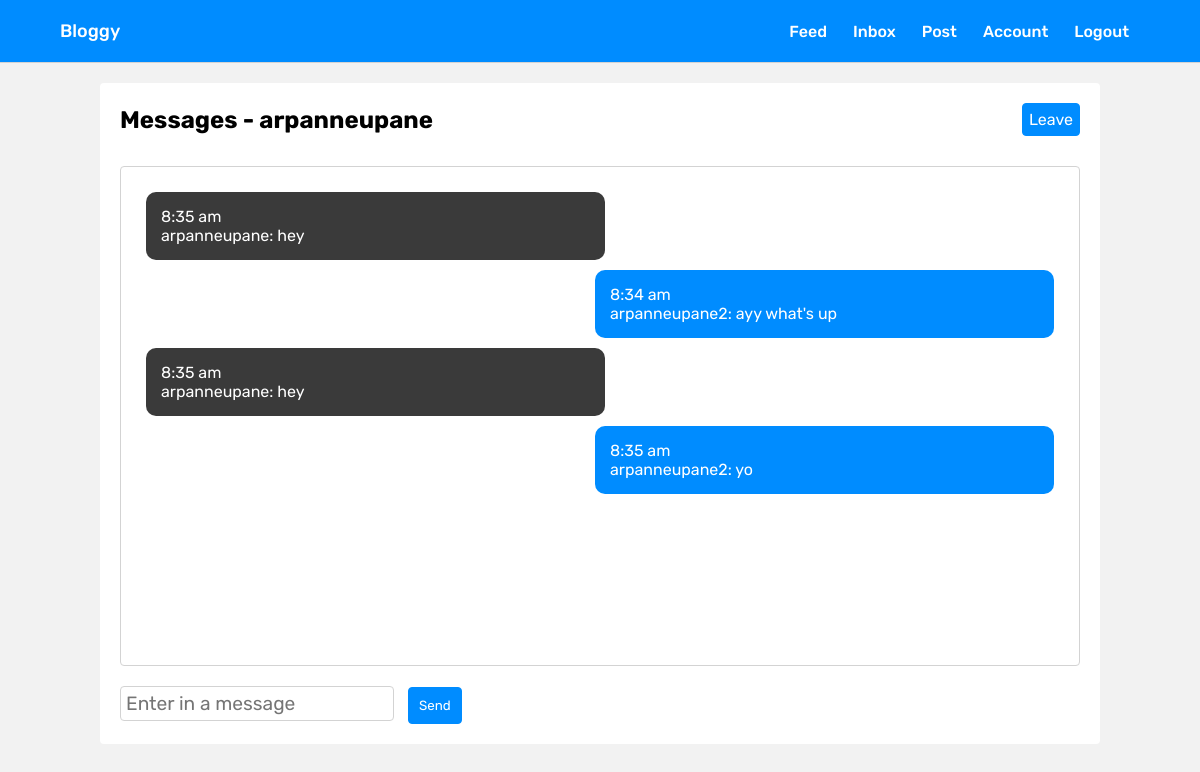
/message/arpanneupane (signed in), run on the app's committed database.
### app/main.py (models this page shows, shortened)
class User(db.Model, UserMixin):
    id = db.Column(db.Integer, primary_key=True)
    username = db.Column(db.String(15), unique=True)
    email = db.Column(db.String(50), unique=True)
    password = db.Column(db.String())
    profile_pic = db.Column(
        db.String(40), nullable=False, default='default.jpg')
    posts = db.relationship('Post', backref='author', lazy='dynamic')
    commenter = db.relationship('Comment', backref='commenter', lazy='dynamic')
    access_token = db.Column(db.String(180))
    liker = db.relationship('Like', backref='liker', lazy='dynamic')
    followed = db.relationship(
        'Follower', backref='followed', foreign_keys='Follower.followed_id', lazy='dynamic')
    follower = db.relationship(
        'Follower', backref='follower', foreign_keys='Follower.follower_id', lazy='dynamic')
    sender = db.relationship('Message', backref='sender',
                             foreign_keys='Message.sender_id', lazy='dynamic')
    receiver = db.relationship('Message', backref='receiver',
                               foreign_keys='Message.receiver_id', lazy='dynamic')
    bio_content = db.Column(db.String(1000))
    verified = db.Column(db.Boolean(), default=False)

class Message(db.Model):
    id = db.Column(db.Integer, primary_key=True)
    room = db.Column(db.String(), nullable=False)
    message = db.Column(db.String(), nullable=False)
    time = db.Column(db.String(), nullable=False)
    message_time = db.Column(
        db.DateTime())
    read = db.Column(db.Boolean())
    sender_id = db.Column(db.Integer, db.ForeignKey('user.id'))
    receiver_id = db.Column(db.Integer, db.ForeignKey('user.id'))

### app/main.py (the view)
@app.route('/message/<user>', methods=['GET', 'POST'])
@login_required
def messaging(user):
    user = User.query.filter_by(username=user).first_or_404()
    '''
        In the message event the room code is like this: <user1>,<user2>
        The room code is generated from the frontend and when converting array to string in JavaScript,
        there's a comma in between the elements.
        In Python, there was no comma, thus I had to insert one when joining the elements of the list.
        When they're joined, the new value is stored in the room_code variable which is used to query the db.
    '''
    room = [user.username, current_user.username]
    room.sort()
    room_code = ','.join(room)
    messages = Message.query.filter_by(room=room_code).all()
    num_of_messages = len(messages)
    if current_user.username == user.username:
        flash("You can't message yourself.")
        return redirect(url_for('user', username=user.username))
    return render_template('message.html', title='Messaging', receiver=user, messages=messages, num_of_messages=num_of_messages)

### app/main.py (called while the page is built)
@login_manager.user_loader
def load_user(user_id):
    return User.query.get(int(user_id))

@app.before_request
def make_session_permanent():
    session.permanent = True

### app/templates/message.html (shortened to what this page needs)
{% extends "base.html" %}
{% block content %}
<link rel='stylesheet' href="{{url_for('static', filename='message.css')}}" />
<div class="chat-container">
    <div class="messages-box">
        <div class="header">
            <h2>Messages - {{receiver.username}}</h2>
            <a class='leave' href="{{ url_for('inbox') }}">Leave</a>
        </div>
        <div class="messages">
            {% if num_of_messages == 0 %}
            <div class="message-received" style='width: 100%'>
                <p>This is your conversation with {{receiver.username}}, send a text to start the conversation!</p>
            </div>
            {% else %}
            {% for message in messages%}
            {% if message.sender == current_user %}
            <div class="message-sent">
                <div>
                    {{message.time}}
                </div>
                <p>{{message.sender.username}}: {{message.message}}</p>
            </div>
            {% else %}
            <div class="message-received">
                <div>
                    {{message.time}}
                </div>
                <p>{{message.sender.username}}: {{message.message}}</p>
            </div>
            {% endif %}
            {% endfor %}
            {% endif %}
        </div>
        <input id='message' type='text' placeholder='Enter in a message' required autocomplete="off" />
        <button id='send'>Send</button>
    </div>
</div>
{% endblock %}

### app/templates/base.html (shortened to what this page needs)
<!DOCTYPE html>
<html lang="en">
<head>
    <link rel='stylesheet' href="{{url_for('static', filename='base.css')}}">
</head>
<body>
    <header>
        <label class="logo">Bloggy</label>
        <nav>
            <ul class='nav__links'>
                {% if current_user.is_authenticated %}
                <li><a href="{{url_for('dashboard')}}">Feed</a></li>
                <li><a href="{{url_for('inbox')}}">Inbox</a></li>
                <li><a href="{{url_for('create_post')}}">Post</a></li>
                <li><a href="{{url_for('account')}}">Account</a></li>
                <li><a href="{{url_for('logout')}}">Logout</a></li>
                {% else %}
                <li><a href="{{url_for('home')}}">Home</a></li>
                <li><a href="{{url_for('login')}}">Login</a></li>
                <li><a href="{{url_for('login')}}">Sign Up</a></li>
                {% endif %}
            </ul>
        </nav>
    </header>
    <main>
        {% block content %}
        {% endblock content %}
    </main>
</body>
</html>

### app/static/base.css (style rules this page uses)
* { box-sizing: border-box; margin: 0; padding: 0; font-family: "Rubik", sans-serif; }
a { text-decoration: none; color: rgb(0, 140, 255); }
.logo { font-weight: 500; font-size: 18px; color: white; text-decoration: none; }
header { background: rgb(0, 140, 255); color: white; border-bottom: 1px solid lightgray; display: flex; justify-content: space-between; align-items: center; padding: 20px 5%; }
.nav__links { list-style: none; }
.nav__links li { font-weight: 500; font-size: 16px; text-decoration: none; display: inline-block; padding: 0px 11px; }
.nav__links li a { font-weight: 500; font-size: 16px; color: white; text-decoration: none; transition: all 0.3s ease 0s; }

### app/static/message.css (style rules this page uses)
* { box-sizing: border-box; margin: 0; padding: 0; font-family: "Rubik", sans-serif; }
body { background-color: #f2f2f2; }
.header { text-align: center; }
.chat-container { margin-left: 100px; margin-right: 100px; }
.messages-box { margin-top: 20px; padding: 20px; background-color: white; border-radius: 4px; }
.messages-box > .header { display: flex; justify-content: space-between; align-items: center; }
.messages { margin-top: 30px; height: 500px; overflow-y: scroll; margin-bottom: 20px; border: 1px solid lightgray; border-radius: 4px; padding-right: 20px; padding-left: 20px; padding-top: 20px; padding-bottom: 20px; }
.message-sent { padding: 15px; color: white; border-radius: 10px; margin: 5px; width: 50%; float: right; background-color: rgb(0, 140, 255); }
.message-received { padding: 15px; color: white; border-radius: 10px; margin: 5px; width: 50%; float: left; background-color: rgb(58, 58, 58); }
#message { padding: 5px; border: 1px solid lightgray; background: white; font-size: larger; margin-right: 10px; border-radius: 4px; }
#send { padding: 10px; background-color: rgb(0, 140, 255); border: 1px solid rgb(0, 140, 255); color: white; border-radius: 4px; cursor: pointer; }
.leave { padding: 6px; background-color: rgb(0, 140, 255); border: 1px solid rgb(0, 140, 255); color: white; border-radius: 4px; cursor: pointer; text-decoration: none; }

### data on the page
User: username "arpanneupane"
Message: time "8:35 am", sender.username "arpanneupane", message "hey"
Message: time "8:34 am", sender.username "arpanneupane2", message "ayy what's up"
Message: time "8:35 am", sender.username "arpanneupane", message "hey"
Message: time "8:35 am", sender.username "arpanneupane2", message "yo"
